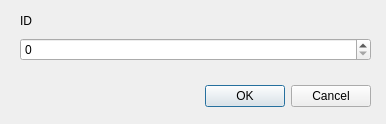
<?xml version="1.0" encoding="UTF-8"?>
<ui version="4.0">
 <class>SuchenDialog</class>
 <widget class="QDialog" name="SuchenDialog">
  <property name="geometry">
   <rect>
    <x>0</x>
    <y>0</y>
    <width>386</width>
    <height>124</height>
   </rect>
  </property>
  <property name="windowTitle">
   <string>Dialog</string>
  </property>
  <widget class="QDialogButtonBox" name="buttonBox">
   <property name="geometry">
    <rect>
     <x>30</x>
     <y>80</y>
     <width>341</width>
     <height>32</height>
    </rect>
   </property>
   <property name="orientation">
    <enum>Qt::Horizontal</enum>
   </property>
   <property name="standardButtons">
    <set>QDialogButtonBox::Cancel|QDialogButtonBox::Ok</set>
   </property>
  </widget>
  <widget class="QWidget" name="verticalLayoutWidget">
   <property name="geometry">
    <rect>
     <x>20</x>
     <y>10</y>
     <width>351</width>
     <height>51</height>
    </rect>
   </property>
   <layout class="QVBoxLayout" name="verticalLayout">
    <item>
     <widget class="QLabel" name="label">
      <property name="text">
       <string>ID</string>
      </property>
     </widget>
    </item>
    <item>
     <widget class="QSpinBox" name="id_Box"/>
    </item>
   </layout>
  </widget>
 </widget>
 <resources/>
 <connections>
  <connection>
   <sender>buttonBox</sender>
   <signal>accepted()</signal>
   <receiver>SuchenDialog</receiver>
   <slot>accept()</slot>
   <hints>
    <hint type="sourcelabel">
     <x>248</x>
     <y>254</y>
    </hint>
    <hint type="destinationlabel">
     <x>157</x>
     <y>274</y>
    </hint>
   </hints>
  </connection>
  <connection>
   <sender>buttonBox</sender>
   <signal>rejected()</signal>
   <receiver>SuchenDialog</receiver>
   <slot>reject()</slot>
   <hints>
    <hint type="sourcelabel">
     <x>316</x>
     <y>260</y>
    </hint>
    <hint type="destinationlabel">
     <x>286</x>
     <y>274</y>
    </hint>
   </hints>
  </connection>
 </connections>
</ui>
